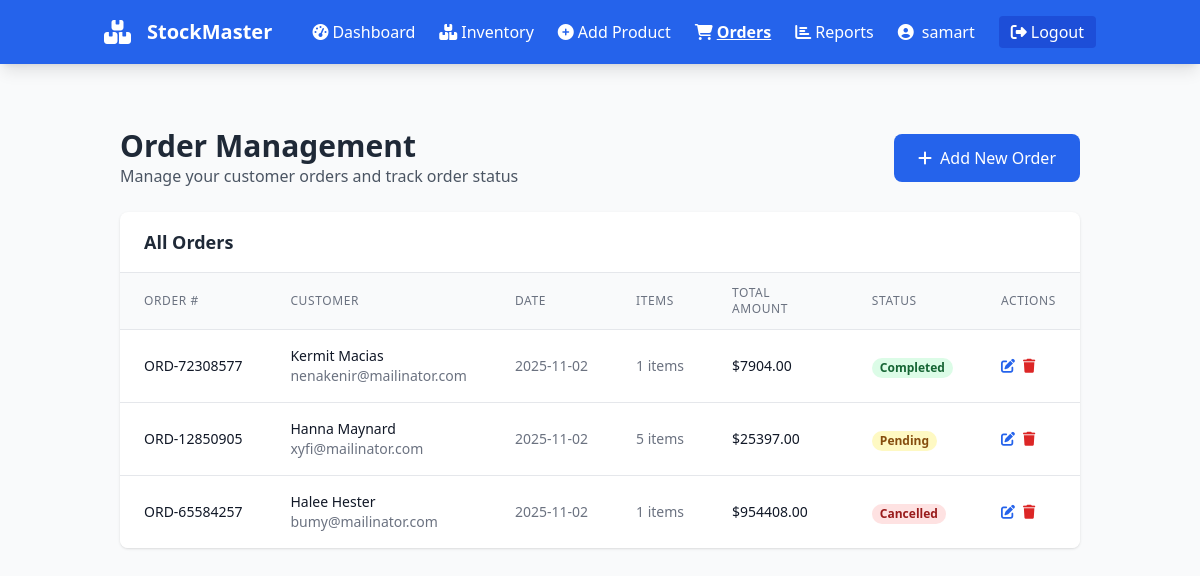
/orders (signed in), run on an earlier commit of the app's database.
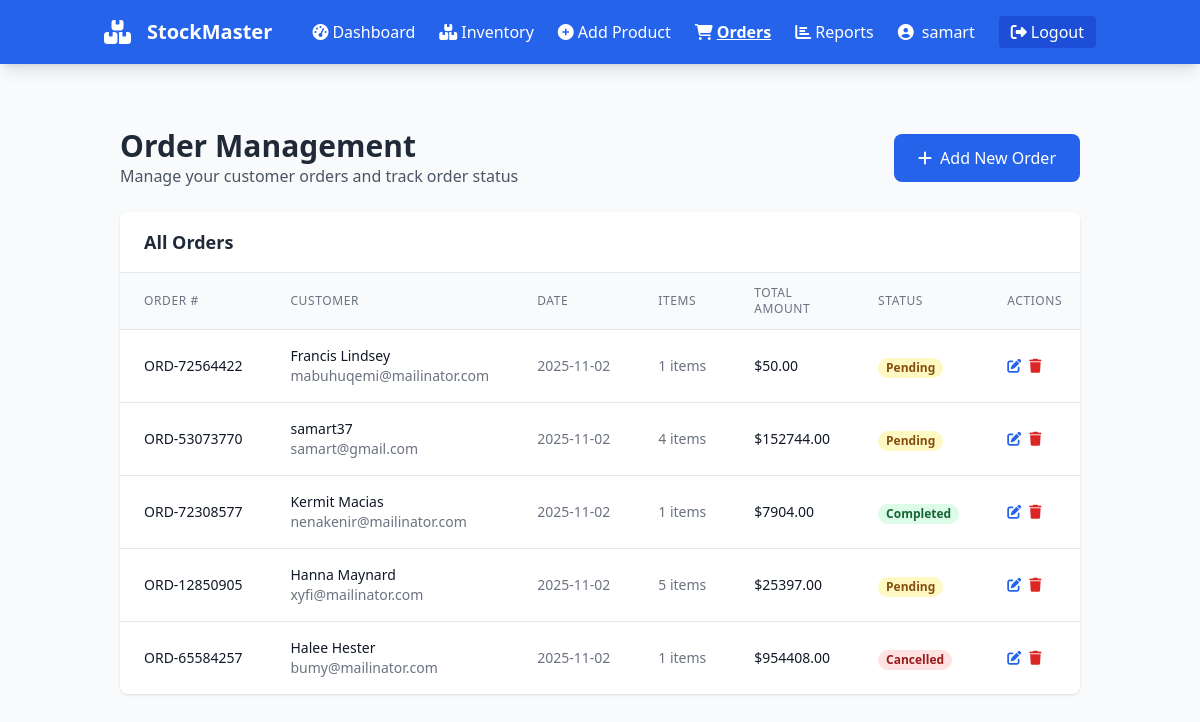
And on a later commit of the database.
### app.py (models this page shows, shortened)
class User(UserMixin, db.Model):
    id = db.Column(db.Integer, primary_key=True)
    username = db.Column(db.String(80), unique=True, nullable=False)
    email = db.Column(db.String(120), unique=True, nullable=False)
    password_hash = db.Column(db.String(128))
    created_at = db.Column(db.DateTime, default=datetime.utcnow)
    products = db.relationship('Product', backref='user', lazy=True)
    orders = db.relationship('Order', backref='user', lazy=True)

class Order(db.Model):
    id = db.Column(db.Integer, primary_key=True)
    order_number = db.Column(db.String(20), unique=True, nullable=False)
    customer_name = db.Column(db.String(100), nullable=False)
    customer_email = db.Column(db.String(120))
    customer_phone = db.Column(db.String(20))
    total_amount = db.Column(db.Float, default=0.0)
    status = db.Column(db.String(20), default='pending')  # pending, completed, cancelled
    notes = db.Column(db.Text)
    created_at = db.Column(db.DateTime, default=datetime.utcnow)
    updated_at = db.Column(db.DateTime, default=datetime.utcnow, onupdate=datetime.utcnow)
    user_id = db.Column(db.Integer, db.ForeignKey('user.id'), nullable=False)
    items = db.relationship('OrderItem', backref='order', lazy=True, cascade='all, delete-orphan')

### app.py (the view)
@app.route('/orders')
@login_required
def orders():
    orders = Order.query.filter_by(user_id=current_user.id).order_by(Order.created_at.desc()).all()
    return render_template('orders.html', orders=orders)

### app.py (called while the page is built)
@login_manager.user_loader
def load_user(user_id):
    return User.query.get(int(user_id))

### templates/orders.html (shortened to what this page needs)
{% extends "base.html" %}
{% block content %}
<div class="container mx-auto px-4 py-8">
    <div class="flex justify-between items-center mb-6">
        <div>
            <h1 class="text-3xl font-bold text-gray-800">Order Management</h1>
            <p class="text-gray-600">Manage your customer orders and track order status</p>
        </div>
        <a href="{{ url_for('add_order') }}" class="bg-blue-600 hover:bg-blue-700 text-white font-medium py-3 px-6 rounded-lg transition duration-300 flex items-center">
            <i class="fas fa-plus mr-2"></i>Add New Order
        </a>
    </div>
    <div class="bg-white rounded-lg shadow overflow-hidden">
        <div class="px-6 py-4 border-b border-gray-200">
            <h2 class="text-lg font-semibold text-gray-800">All Orders</h2>
        </div>
        {% if orders %}
        <div class="overflow-x-auto">
            <table class="min-w-full divide-y divide-gray-200">
                <thead class="bg-gray-50">
                    <tr>
                        <th class="px-6 py-3 text-left text-xs font-medium text-gray-500 uppercase tracking-wider">Order #</th>
                        <th class="px-6 py-3 text-left text-xs font-medium text-gray-500 uppercase tracking-wider">Customer</th>
                        <th class="px-6 py-3 text-left text-xs font-medium text-gray-500 uppercase tracking-wider">Date</th>
                        <th class="px-6 py-3 text-left text-xs font-medium text-gray-500 uppercase tracking-wider">Items</th>
                        <th class="px-6 py-3 text-left text-xs font-medium text-gray-500 uppercase tracking-wider">Total Amount</th>
                        <th class="px-6 py-3 text-left text-xs font-medium text-gray-500 uppercase tracking-wider">Status</th>
                        <th class="px-6 py-3 text-left text-xs font-medium text-gray-500 uppercase tracking-wider">Actions</th>
                    </tr>
                </thead>
                <tbody class="bg-white divide-y divide-gray-200">
                    {% for order in orders %}
                    <tr class="hover:bg-gray-50 transition duration-300">
                        <td class="px-6 py-4 whitespace-nowrap">
                            <div class="text-sm font-medium text-gray-900">{{ order.order_number }}</div>
                        </td>
                        <td class="px-6 py-4 whitespace-nowrap">
                            <div class="text-sm font-medium text-gray-900">{{ order.customer_name }}</div>
                            <div class="text-sm text-gray-500">{{ order.customer_email }}</div>
                        </td>
                        <td class="px-6 py-4 whitespace-nowrap text-sm text-gray-500">
                            {{ order.created_at.strftime('%Y-%m-%d') }}
                        </td>
                        <td class="px-6 py-4 whitespace-nowrap text-sm text-gray-500">
                            {{ order.items|length }} items
                        </td>
                        <td class="px-6 py-4 whitespace-nowrap text-sm font-medium text-gray-900">
                            ${{ "%.2f"|format(order.total_amount) }}
                        </td>
                        <td class="px-6 py-4 whitespace-nowrap">
                            <span class="px-2 inline-flex text-xs leading-5 font-semibold rounded-full
                                {% if order.status == 'pending' %}bg-yellow-100 text-yellow-800
                                {% elif order.status == 'completed' %}bg-green-100 text-green-800
                                {% else %}bg-red-100 text-red-800{% endif %}">
                                {{ order.status|title }}
                            </span>
                        </td>
                        <td class="px-6 py-4 whitespace-nowrap text-sm font-medium">
                            <div class="flex space-x-2">
                                <a href="{{ url_for('edit_order', order_id=order.id) }}" class="text-blue-600 hover:text-blue-900">
                                    <i class="fas fa-edit"></i>
                                </a>
                                <button type="button" onclick="openDeleteModal({{ order.id }})" class="text-red-600 hover:text-red-900">
                                    <i class="fas fa-trash"></i>
                                </button>
                            </div>
                        </td>
                    </tr>
                    {% endfor %}
                </tbody>
            </table>
        </div>
        {% endif %}
    </div>
</div>
{% endblock %}

### templates/base.html (shortened to what this page needs)
<!DOCTYPE html>
<html lang="en">
<head>
    <script src="https://cdn.tailwindcss.com"></script>
    <link rel="stylesheet" href="https://cdnjs.cloudflare.com/ajax/libs/font-awesome/6.4.0/css/all.min.css">
    <link href="{{ url_for('static', filename='style.css') }}" rel="stylesheet">
</head>
<body class="bg-gray-50">
    {% if current_user.is_authenticated %}
    <nav class="bg-blue-600 text-white shadow-lg">
        <div class="container mx-auto px-4">
            <div class="flex justify-between items-center py-4">
                <div class="flex items-center space-x-4">
                    <i class="fas fa-boxes text-2xl"></i>
                    <h1 class="text-xl font-bold">StockMaster</h1>
                </div>
                <div class="flex items-center space-x-6">
                    <a href="{{ url_for('dashboard') }}" class="hover:text-blue-200 transition duration-300 {% if request.endpoint == 'dashboard' %}font-bold underline{% endif %}">
                        <i class="fas fa-tachometer-alt mr-1"></i>Dashboard
                    </a>
                    <a href="{{ url_for('inventory') }}" class="hover:text-blue-200 transition duration-300 {% if request.endpoint == 'inventory' %}font-bold underline{% endif %}">
                        <i class="fas fa-boxes mr-1"></i>Inventory
                    </a>
                    <a href="{{ url_for('add_product') }}" class="hover:text-blue-200 transition duration-300 {% if request.endpoint == 'add_product' %}font-bold underline{% endif %}">
                        <i class="fas fa-plus-circle mr-1"></i>Add Product
                    </a>
                    <a href="{{ url_for('orders') }}" class="hover:text-blue-200 transition duration-300 {% if request.endpoint == 'orders' %}font-bold underline{% endif %}">
                        <i class="fas fa-shopping-cart mr-1"></i>Orders
                    </a>
                    <a href="{{ url_for('report') }}" class="hover:text-blue-200 transition duration-300 {% if request.endpoint == 'report' %}font-bold underline{% endif %}">
                        <i class="fas fa-chart-bar mr-1"></i>Reports
                    </a>
                    <div class="flex items-center space-x-2">
                        <i class="fas fa-user-circle"></i>
                        <span>{{ current_user.username }}</span>
                    </div>
                    <a href="{{ url_for('logout') }}" class="bg-blue-700 hover:bg-blue-800 px-3 py-1 rounded transition duration-300">
                        <i class="fas fa-sign-out-alt mr-1"></i>Logout
                    </a>
                </div>
            </div>
        </div>
    </nav>
    {% endif %}
    <main class="container mx-auto px-4 py-8">
        {% block content %}{% endblock %}
    </main>
</body>
</html>

### static/style.css (style rules this page uses)
* { transition: color 0.3s ease, background-color 0.3s ease, border-color 0.3s ease, box-shadow 0.3s ease; }

What changed in the data, as far as the page shows it:
added Order: order_number "ORD-72564422", customer_name "Francis Lindsey", customer_email "mabuhuqemi@mailinator.com", created_at "2025-11-02", items|length "1", total_amount "50.00", status "Pending"
added Order: order_number "ORD-53073770", customer_name "samart37", customer_email "samart@gmail.com", created_at "2025-11-02", items|length "4", total_amount "152744.00", status "Pending"
